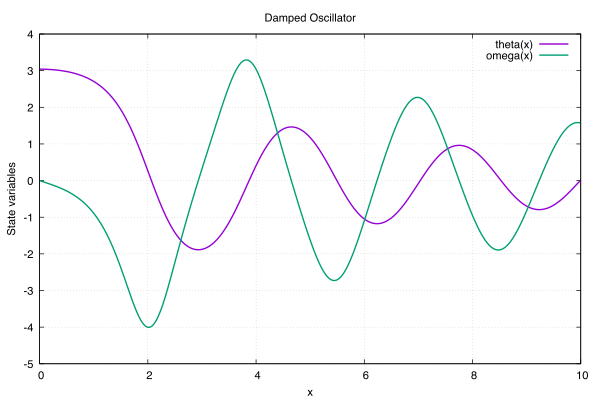

Reproduce this figure in gnuplot.
set terminal pdfcairo enhanced color font "Times,12" size 6in,4in
set output "ode.pdf"

set title "Damped Oscillator"
set xlabel "x"
set ylabel "State variables"

set grid
set key top right

plot "ode.dat" using 1:2 with lines lw 2 title "theta(x)", \
     "ode.dat" using 1:3 with lines lw 2 title "omega(x)"
